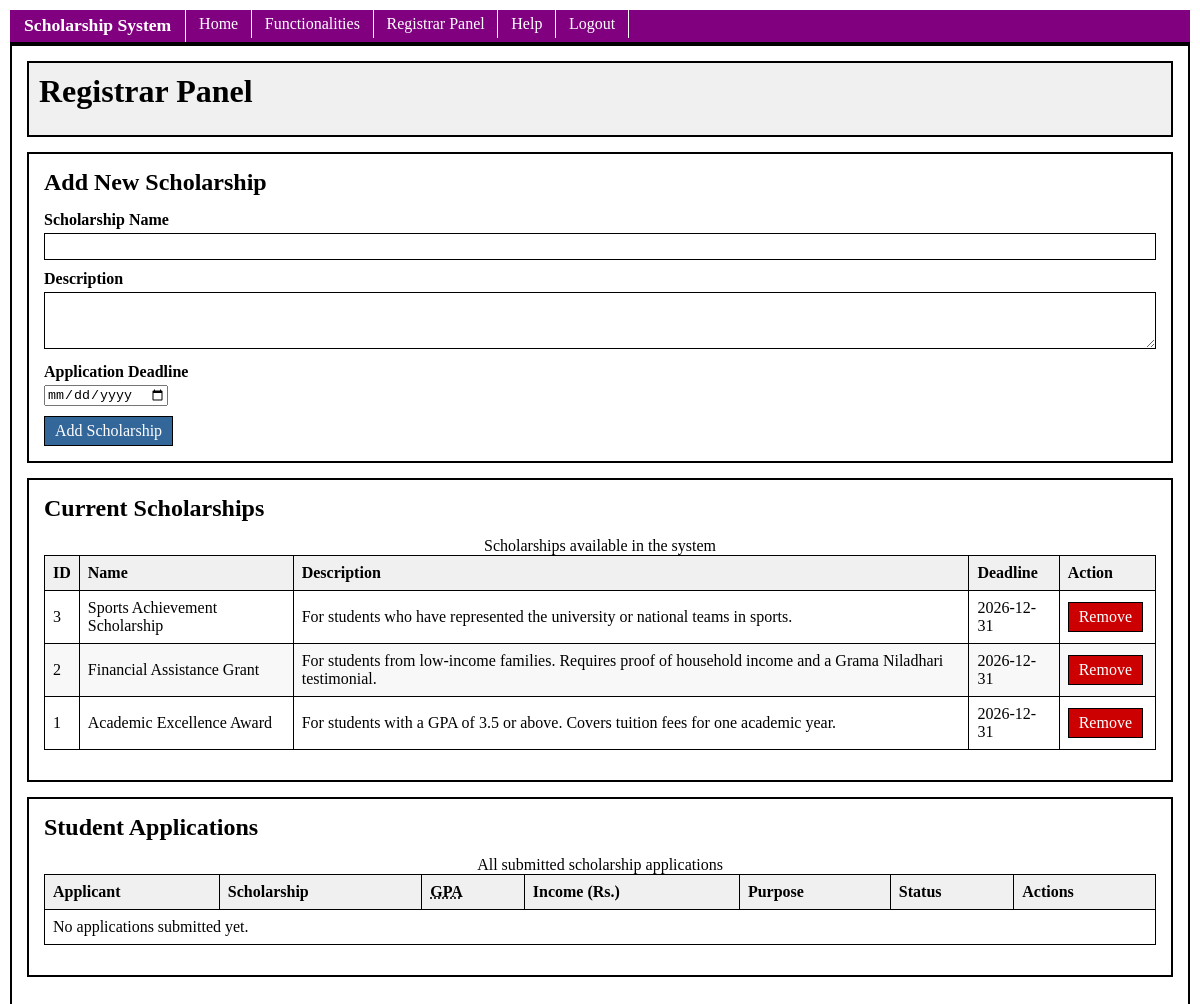
Screenshot of /public/applications.php (signed in) with the database file from the repository.
### tables this page shows
CREATE TABLE IF NOT EXISTS scholarships (
    id INT AUTO_INCREMENT PRIMARY KEY,
    name VARCHAR(150) NOT NULL,
    description TEXT,
    deadline DATE,
    created_at TIMESTAMP DEFAULT CURRENT_TIMESTAMP
);

### public/applications.php (the view, shortened to what this page needs)
<?php
require_once '../config/db.php';
$scholarships = $conn->query("SELECT * FROM scholarships ORDER BY id DESC")->fetchAll();
$stmt = $conn->query("SELECT ss.*, u.username, u.email, s.name AS scholarship_name FROM student_scholarships ss INNER JOIN users u ON ss.student_id = u.id INNER JOIN scholarships s ON ss.scholarship_id = s.id ORDER BY ss.applied_at DESC");
$applications = $stmt->fetchAll();
require_once '../includes/header.php';
?>
    <div class="container">
        <div class="dashboard-header">
            <h1>Registrar Panel</h1>
        </div>
        <div class="content-page">
            <h2>Add New Scholarship</h2>
            <form name="addScholarshipForm" action="applications.php" method="POST" onsubmit="return validateDeadline()">
                <div class="form-group">
                    <label for="schName">Scholarship Name</label>
                    <input type="text" id="schName" name="name" required>
                </div>
                <div class="form-group">
                    <label for="schDesc">Description</label>
                    <textarea id="schDesc" name="description" rows="3"></textarea>
                </div>
                <div class="form-group">
                    <label for="schDeadline">Application Deadline</label>
                    <input type="date" id="schDeadline" name="deadline">
                </div>
                <button type="submit" class="btn btn-primary">Add Scholarship</button>
            </form>
        </div>
        <div class="table-container">
            <h2>Current Scholarships</h2>
            <table>
                <caption>Scholarships available in the system</caption>
                <thead>
                    <tr>
                        <th>ID</th>
                        <th>Name</th>
                        <th>Description</th>
                        <th>Deadline</th>
                        <th>Action</th>
                    </tr>
                </thead>
                <tbody>
                    <?php foreach ($scholarships as $sch): ?>
                    <tr>
                        <td><?php echo $sch['id']; ?></td>
                        <td><?php echo htmlspecialchars($sch['name']); ?></td>
                        <td><?php echo htmlspecialchars($sch['description']); ?></td>
                        <td><?php echo htmlspecialchars($sch['deadline']); ?></td>
                        <td>
                            <form action="applications.php" method="POST" style="display:inline;">
                                <button type="submit" class="btn btn-danger" onclick="return confirm('Remove this scholarship? All related applications will also be deleted.')">Remove</button>
                            </form>
                        </td>
                    </tr>
                    <?php endforeach; ?>
                </tbody>
            </table>
        </div>
        <div class="table-container">
            <h2>Student Applications</h2>
            <table>
                <caption>All submitted scholarship applications</caption>
                <thead>
                    <tr>
                        <th>Applicant</th>
                        <th>Scholarship</th>
                        <th><abbr title="Grade Point Average">GPA</abbr></th>
                        <th>Income (Rs.)</th>
                        <th>Purpose</th>
                        <th>Status</th>
                        <th>Actions</th>
                    </tr>
                </thead>
                <tbody>
                    <?php if (empty($applications)): ?>
                        <tr><td colspan="7">No applications submitted yet.</td></tr>
                    <?php endif; ?>
                </tbody>
            </table>
        </div>
    </div>
<?php require_once '../includes/footer.php'; ?>

### public/css/style.css (style rules this page uses)
body { background-color: #ffffff; color: #000000; margin: 0; padding: 10px; }
.container, .content-page, .table-container { border: 2px solid #000000; padding: 15px; margin-bottom: 15px; }
h1, h2, h3 { margin-top: 0; margin-bottom: 10px; padding-bottom: 5px; }
.form-group { margin-bottom: 10px; }
.form-group label { display: block; margin-bottom: 4px; font-weight: bold; }
input[type="text"], input[type="password"], input[type="email"], input[type="number"] { width: 100%; border: 1px solid #000000; padding: 5px; box-sizing: border-box; }
.form-group select, .form-group textarea { width: 100%; border: 1px solid #000000; padding: 5px; box-sizing: border-box; }
.btn, .btn-primary, .btn-danger { box-sizing: border-box; font-family: inherit; font-size: inherit; line-height: normal; vertical-align: middle; }
.btn { border: 1px solid #000000; background-color: #e0e0e0; color: #000000; padding: 5px 10px; text-decoration: none; display: inline-block; cursor: pointer; margin-right: 4px; }
.btn-primary { border: 1px solid #000000; background-color: #336699; color: #ffffff; padding: 5px 10px; text-decoration: none; display: inline-block; cursor: pointer; margin-right: 4px; }
.btn-danger { border: 1px solid #000000; background-color: #cc0000; color: #ffffff; padding: 5px 10px; text-decoration: none; display: inline-block; cursor: pointer; margin-right: 4px; }
table { width: 100%; border-collapse: collapse; margin-bottom: 15px; }
table th, table td { border: 1px solid #000000; padding: 8px; text-align: left; }
table th { background-color: #f0f0f0; font-weight: bold; }
tbody tr:nth-child(even) { background-color: #f8f8f8; }
.dashboard-header { border: 2px solid #000000; padding: 10px; margin-bottom: 15px; background-color: #f0f0f0; }

### rows the page displays
scholarships: id "3", name "Sports Achievement Scholarship", description "For students who have represented the university or national teams in sports.", deadline "2026-12-31"
scholarships: id "2", name "Financial Assistance Grant", description "For students from low-income families. Requires proof of household income and a Grama Niladhari testimonial.", deadline "2026-12-31"
scholarships: id "1", name "Academic Excellence Award", description "For students with a GPA of 3.5 or above. Covers tuition fees for one academic year.", deadline "2026-12-31"
